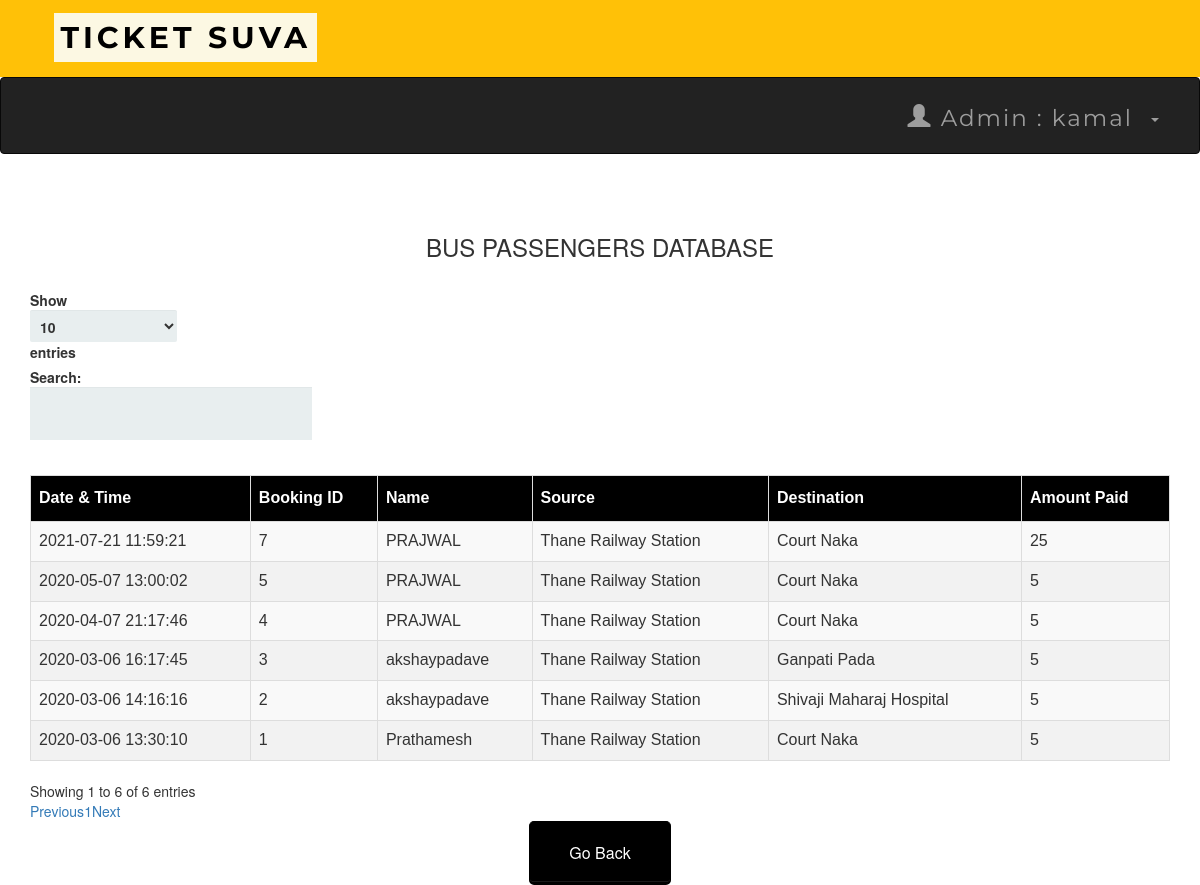
Page /adminbusdb.php (signed in) on the committed database.
### tables this page shows
CREATE TABLE `bustransactions` (
  `T_No.` int(10) NOT NULL,
  `email` varchar(50) NOT NULL,
  `source` varchar(50) NOT NULL,
  `dest` varchar(50) NOT NULL,
  `Name` varchar(50) NOT NULL,
  `Bus_No` int(11) NOT NULL,
  `NoOfpass` int(11) NOT NULL,
  `card_no` int(25) NOT NULL,
  `expmonth` int(2) NOT NULL,
  `expyear` int(2) NOT NULL,
  `cvv` int(3) NOT NULL,
  `pin` int(4) NOT NULL,
  `Date` datetime NOT NULL DEFAULT current_timestamp(),
  `Amt` int(10) NOT NULL
);

### adminbusdb.php (the view, shortened to what this page needs)
<?php
include 'connect.php' ;
include 'adminheader.php';
?>
 <!DOCTYPE html>
 <html>
 <link rel='stylesheet' href='index.css'>
      <head>
           <link rel="stylesheet" href="https://maxcdn.bootstrapcdn.com/bootstrap/3.3.6/css/bootstrap.min.css" />
           <link rel="stylesheet" href="https://cdn.datatables.net/1.10.12/css/dataTables.bootstrap.min.css" />
      </head>
      <body>
           <br /><br />
           <div class="container">
                <h3 align="center">BUS PASSENGERS DATABASE</h3>
                <br />
                <div class="table-responsive">
                     <table id="data" class="table table-striped table-bordered">
                          <thead>
                               <tr>
                                    <th> Date & Time</th>
                                    <th> Booking ID  </th>
                                    <th> Name </th>
                                    <th> Source </th>
                                    <th> Destination </th>
                                    <th> Amount Paid</th>
                               </tr>
                          </thead>
                          <tbody>
  <?php
   $result = mysqli_query($connect , "select * From bustransactions");
  while ($row = mysqli_fetch_assoc($result)):
  ?>
  <tr>
    <td><?php echo $row['Date']; ?></td>
    <td><?php echo $row['T_No.']; ?></td>
    <td><?php echo $row['Name']; ?></td>
    <td><?php echo $row['source']; ?></td>
    <td><?php echo $row['dest']; ?></td>
    <td><?php echo $row['Amt']; ?></td>
    </tr>
  <?php endwhile; ?>
</tbody>
                     </table>
                </div>
           </div>
      </body>
 </html>
<table align='center'>
<tr>
  <td><a href='admin.php'><button style="background-color: black ; border-color:black "  ><span style="color:white">Go Back </span> </button></a></td>
 </tr>

### adminheader.php (shortened to what this page needs)
<head>
  <link rel="stylesheet" href="https://maxcdn.bootstrapcdn.com/bootstrap/3.4.0/css/bootstrap.min.css">
  <link rel="stylesheet" href="https://maxcdn.bootstrapcdn.com/bootstrap/3.4.1/css/bootstrap.min.css">
   <link rel="stylesheet" href="https://maxcdn.bootstrapcdn.com/bootstrap/3.4.1/css/bootstrap.min.css">
</head>
<nav  class="navvvvvvbar navvvvvvbar-default navvvvvvbar-fixed-top">
      <div  class="  navvvvvvbar-brand navvvvvvbar-center"><b>&nbsp&nbsp&nbsp<mark>TICKET SUVA</mark></b>
</nav>
<nav class="navbar navbar-inverse">
  <div class="container-fluid">
    <div class="collapse navbar-collapse " id="myNavbar">
      <ul class="nav navbar-nav navbar-right">
         <li class="dropdown"><a class="dropdown-toggle" data-toggle="dropdown" href="#"><span class="glyphicon glyphicon-user"></span>
        Admin : <?php  echo " ". $_SESSION['name'] ."" ?> &nbsp<span class="caret"></span></a>
              </div>
    </div>
</nav>
</html>

### index.css (style rules this page uses)
*, *:before, *:after { -moz-box-sizing: border-box; -webkit-box-sizing: border-box; box-sizing: border-box; }
a { text-decoration:none; }
td { text-align: center; }
button { padding: 19px 39px 18px 39px; color: #FFF; background-color: #a8db34; font-size: 18px; text-align: center; font-style: normal; border-radius: 5px; width: 100%; border: 1px solid #71db34; border-width: 1px 1px 3px; box-shadow: 0 -1px 0 rgba(255,255,255,0.1) inset; margin-bottom: 10px; }

### adminheader.php (style rules this page uses)
.navbar { margin-bottom: 50px; border-radius: 0; font-family: Montserrat, sans-serif; margin-bottom: 0; border: 0; font-size: 23px !important; letter-spacing: 2px; opacity: 2; padding: 10px; }
.navvvvvvbar { font-family: Montserrat, sans-serif; margin-bottom: 0; background-color: #FFC107; border: 0; font-size: 30px !important; letter-spacing: 4px; text-align: left; padding: 17px; color:black; font-weight: 40000; }

### adminbusdb.php (style rules this page uses)
table#data { font-size:16px; font-family: "Trebuchet MS", Arial, Helvetica, sans-serif; border-collapse: collapse; border-spacing: 0; width: 100%; }
#data td, #data th { border: 1px solid #ddd; text-align: left; padding: 8px; }
#data tr:nth-child(even) { background-color: #f2f2f2 }
#data th { padding-top: 11px; padding-bottom: 11px; background-color: black; color: white; }

### rows in the picture
bustransactions: Date "2020-03-06 13:30:10", value "1", Name "Prathamesh", source "Thane Railway Station", dest "Court Naka", Amt "5"
bustransactions: Date "2020-03-06 14:16:16", value "2", Name "akshaypadave", source "Thane Railway Station", dest "Shivaji Maharaj Hospital", Amt "5"
bustransactions: Date "2020-03-06 16:17:45", value "3", Name "akshaypadave", source "Thane Railway Station", dest "Ganpati Pada", Amt "5"
bustransactions: Date "2020-04-07 21:17:46", value "4", Name "PRAJWAL", source "Thane Railway Station", dest "Court Naka", Amt "5"
bustransactions: Date "2020-05-07 13:00:02", value "5", Name "PRAJWAL", source "Thane Railway Station", dest "Court Naka", Amt "5"
bustransactions: Date "2021-07-21 11:59:21", value "7", Name "PRAJWAL", source "Thane Railway Station", dest "Court Naka", Amt "25"

### other values in the picture
$_SESSION['name'] "kamal"
